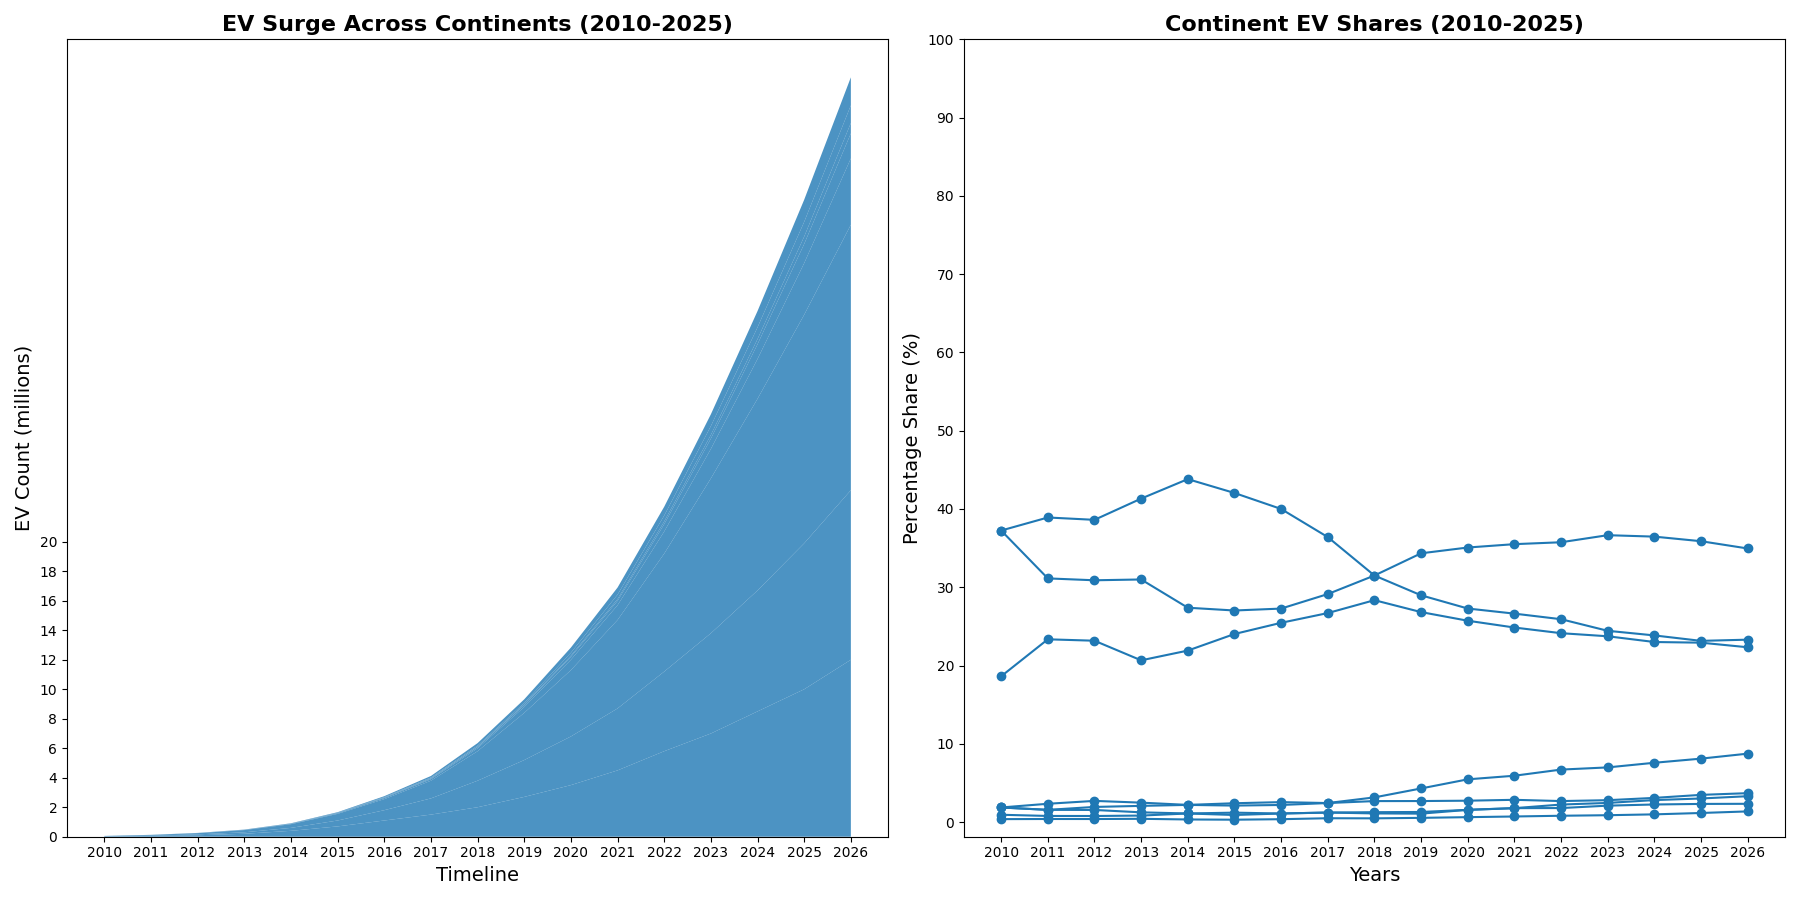

Python code for this plot:
import matplotlib.pyplot as plt
import numpy as np

years = np.arange(2010, 2027)

north_america = [0.02, 0.05, 0.1, 0.2, 0.4, 0.7, 1.1, 1.5, 2, 2.7, 3.5, 4.5, 5.8, 7, 8.5, 10, 12]
europe = [0.01, 0.03, 0.06, 0.1, 0.2, 0.4, 0.7, 1.1, 1.8, 2.5, 3.3, 4.2, 5.4, 6.8, 8.2, 9.9, 11.5]
asia = [0.02, 0.04, 0.08, 0.15, 0.25, 0.45, 0.75, 1.2, 2, 3.2, 4.5, 6, 8, 10.5, 13, 15.5, 18]
south_america = [0.001, 0.002, 0.005, 0.01, 0.02, 0.04, 0.07, 0.1, 0.2, 0.4, 0.7, 1, 1.5, 2, 2.7, 3.5, 4.5]
africa = [0.0005, 0.001, 0.002, 0.004, 0.01, 0.015, 0.03, 0.05, 0.08, 0.12, 0.2, 0.3, 0.5, 0.7, 1, 1.3, 1.7]
oceania = [0.0002, 0.0005, 0.001, 0.002, 0.003, 0.005, 0.01, 0.02, 0.03, 0.05, 0.08, 0.12, 0.18, 0.25, 0.35, 0.5, 0.7]
atlantis = [0.001, 0.002, 0.004, 0.006, 0.01, 0.02, 0.03, 0.05, 0.07, 0.1, 0.2, 0.3, 0.4, 0.6, 0.8, 1, 1.2]
lemuria = [0.001, 0.003, 0.007, 0.012, 0.02, 0.035, 0.06, 0.10, 0.17, 0.25, 0.35, 0.48, 0.6, 0.8, 1.1, 1.5, 1.9]

ev_adoption = np.vstack([north_america, europe, asia, south_america, africa, oceania, atlantis, lemuria])

def calculate_percentage(data):
    return (data / np.sum(data, axis=0)) * 100

percentage_shares = calculate_percentage(ev_adoption)

fig, (ax1, ax2) = plt.subplots(1, 2, figsize=(18, 9))

ax1.stackplot(years, ev_adoption, colors=['#1f78b4'], alpha=0.8)
ax1.set_title('EV Surge Across Continents (2010-2025)', fontsize=16, fontweight='bold')
ax1.set_xlabel('Timeline', fontsize=14)
ax1.set_ylabel('EV Count (millions)', fontsize=14)
ax1.set_xticks(years)
ax1.set_yticks(np.arange(0, 20 + 1, 2))

for i, continent in enumerate(['N. America', 'Europa', 'Asiatic', 'S. America', 'Afrika', 'Oceania', 'Atlantia', 'Lemurian']):
    ax2.plot(years, percentage_shares[i], color='#1f78b4', marker='o')

ax2.set_title('Continent EV Shares (2010-2025)', fontsize=16, fontweight='bold')
ax2.set_xlabel('Years', fontsize=14)
ax2.set_ylabel('Percentage Share (%)', fontsize=14)
ax2.set_xticks(years)
ax2.set_yticks(np.arange(0, 100 + 1, 10))

plt.tight_layout()
plt.show()
